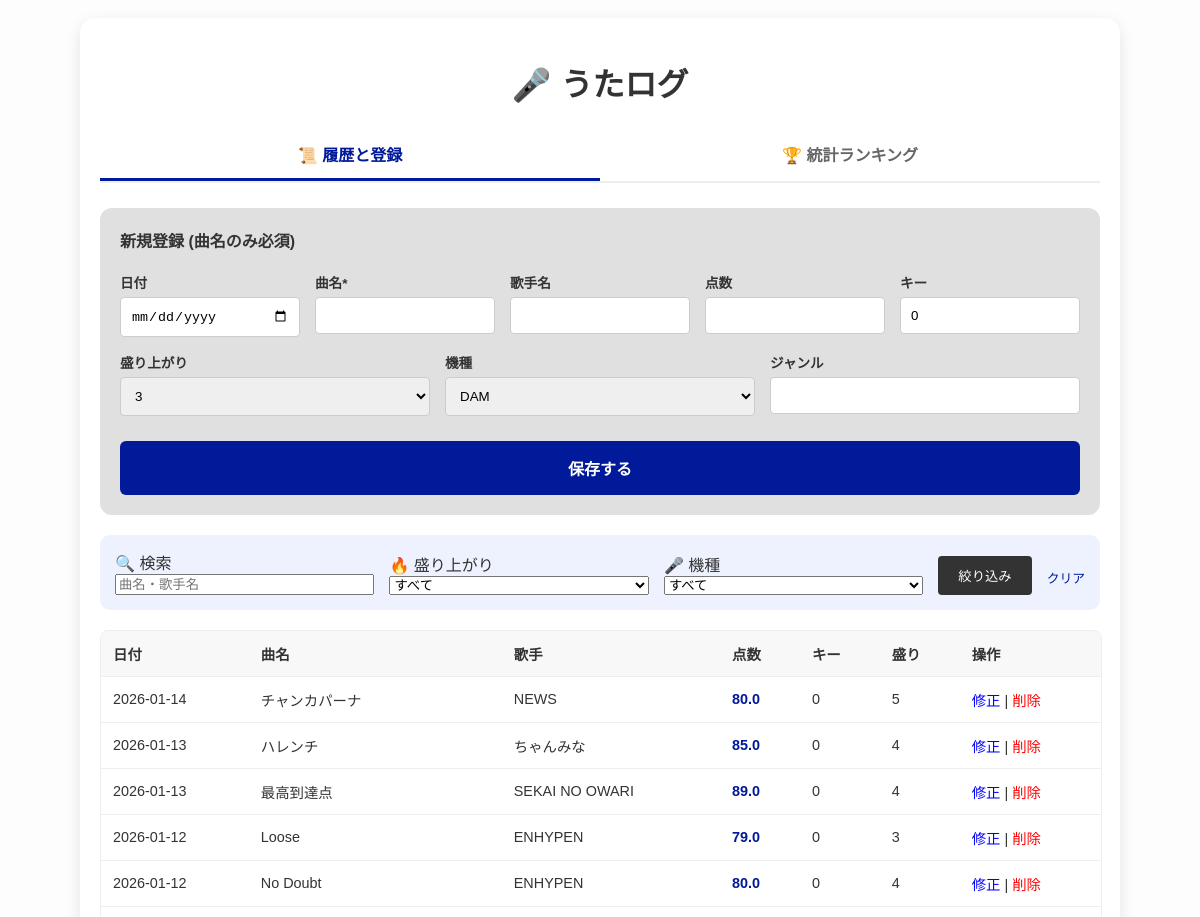
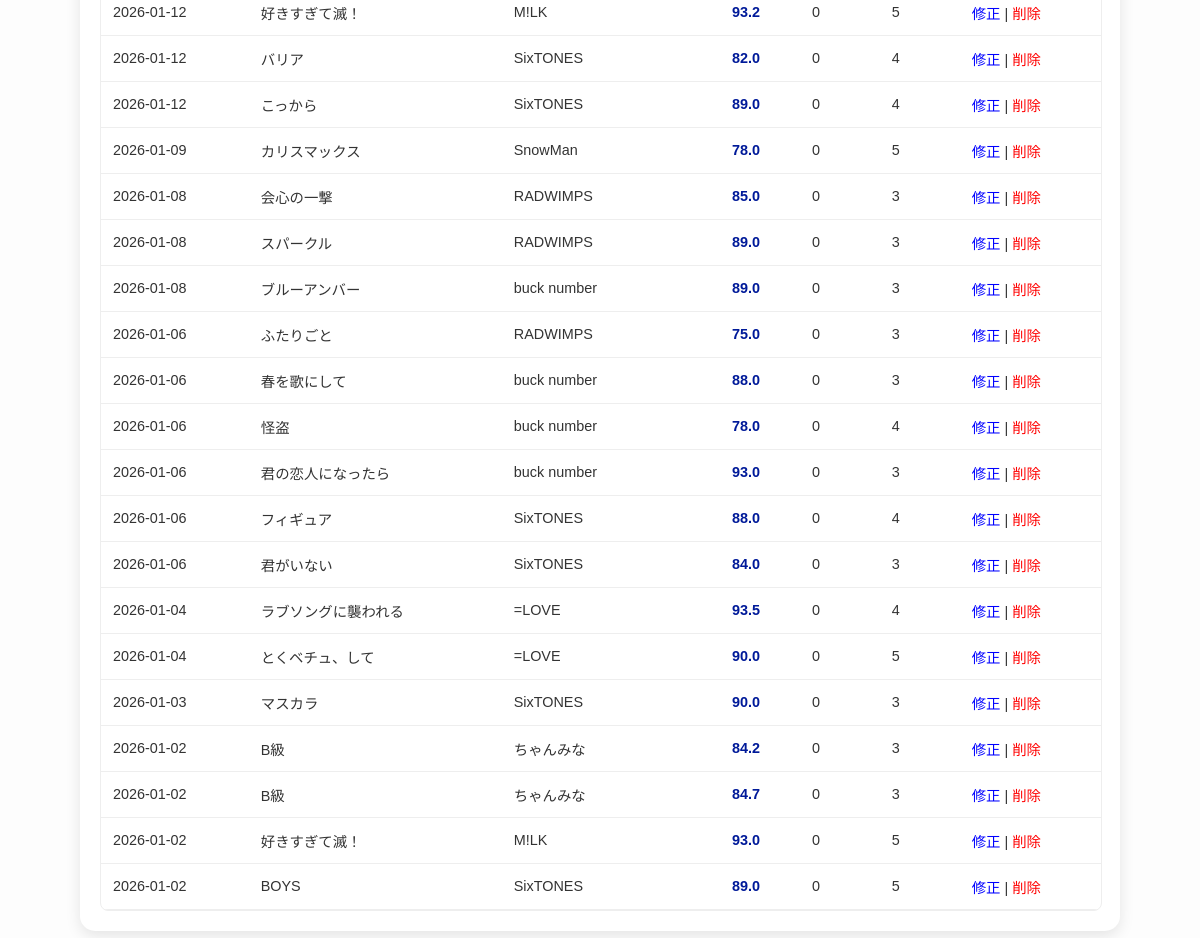
The page / on the database its author committed (2 pictures, top to bottom).
### tables this page shows
CREATE TABLE records (
        id INTEGER PRIMARY KEY AUTOINCREMENT, 
        song_id INTEGER, date TEXT, score REAL, 
        key_setting INTEGER, excitement INTEGER, model_type TEXT);

CREATE TABLE songs (id INTEGER PRIMARY KEY AUTOINCREMENT, title TEXT, artist_id INTEGER, genre TEXT, UNIQUE(title, artist_id));

CREATE TABLE artists (id INTEGER PRIMARY KEY AUTOINCREMENT, name TEXT UNIQUE);

### main.py (the view, shortened to what this page needs)
@app.route('/')
def index():
    mode = request.args.get('mode', 'history')
    search_word = request.args.get('search', '')
    target_exc = request.args.get('target_excitement', '')
    target_model = request.args.get('target_model', '')
    conn = get_db_connection()
    records = []
    if mode == 'history':
        query = '''
            SELECT r.id, r.date, r.score, r.key_setting, r.excitement, r.model_type,
                   s.title, a.name as artist, s.genre
            FROM records r
            JOIN songs s ON r.song_id = s.id
            JOIN artists a ON s.artist_id = a.id
            WHERE 1=1
        '''
        params = []
        if search_word:
            query += " AND (s.title LIKE ? OR a.name LIKE ?)"
            params.extend([f'%{search_word}%', f'%{search_word}%'])
        if target_exc:
            query += " AND r.excitement = ?"
            params.append(target_exc)
        if target_model:
            query += " AND r.model_type = ?"
            params.append(target_model)
        query += " ORDER BY r.date DESC, r.id DESC"
        records = conn.execute(query, params).fetchall()
    count_rank, high_score_rank, avg_score_rank = [], [], []
    artist_count_rank, artist_avg_rank = [], []
    conn.close()
    return render_template('index.html', mode=mode, records=records,
                           count_rank=count_rank, high_score_rank=high_score_rank,
                           artist_count_rank=artist_count_rank, artist_avg_rank=artist_avg_rank,
                           search_word=search_word, target_exc=target_exc, target_model=target_model)

### main.py (called while the page is built)
def get_db_connection():
    conn = sqlite3.connect('karaoke.db')
    conn.row_factory = sqlite3.Row
    return conn

### templates/index.html (shortened to what this page needs)
<!DOCTYPE html>
<html lang="ja">
<head>
</head>
<body>
    <div class="container">
        <h1>🎤 うたログ</h1>
        <div class="tab-menu">
            <a href="/?mode=history" class="{% if mode=='history' %}active{% endif %}">📜 履歴と登録</a>
            <a href="/?mode=ranking" class="{% if mode=='ranking' %}active{% endif %}">🏆 統計ランキング</a>
        </div>
        {% if mode == 'history' %}
        <form action="/add" method="POST" class="form-area">
            <div style="width: 100%; font-weight: bold; margin-bottom: 5px;">新規登録 (曲名のみ必須)</div>
            <div class="input-group"><label>日付</label><input type="date" name="date"></div>
            <div class="input-group"><label>曲名*</label><input type="text" name="title" required></div>
            <div class="input-group"><label>歌手名</label><input type="text" name="artist"></div>
            <div class="input-group"><label>点数</label><input type="number" step="0.1" name="score"></div>
            <div class="input-group"><label>キー</label><input type="number" name="key_setting" value="0"></div>
            <div class="input-group"><label>盛り上がり</label>
                <select name="excitement">{% for i in range(5,0,-1) %}<option value="{{i}}" {% if i==3 %}selected{% endif %}>{{i}}</option>{% endfor %}</select>
            </div>
            <div class="input-group"><label>機種</label>
                <select name="model_type"><option value="DAM">DAM</option><option value="JOYSOUND">JOYSOUND</option></select>
            </div>
            <div class="input-group"><label>ジャンル</label><input type="text" name="genre"></div>
            <button type="submit" class="submit-btn">保存する</button>
        </form>
        <form action="/" method="GET" class="search-area">
            <div class="search-item">🔍 検索<input type="text" name="search" value="{{ search_word }}" placeholder="曲名・歌手名"></div>
            <div class="search-item">🔥 盛り上がり
                <select name="target_excitement">
                    <option value="">すべて</option>
                </select>
            </div>
            <div class="search-item">🎤 機種
                <select name="target_model">
                    <option value="">すべて</option>
                </select>
            </div>
            <button type="submit" style="padding: 10px 20px; background: #333; color: white; border: none; border-radius: 4px; cursor: pointer;">絞り込み</button>
            <a href="/?mode=history" style="font-size: 0.8em; text-decoration: none; color: #001a99; margin-bottom: 8px;">クリア</a>
        </form>
        <div class="table-container">
            <table>
                <thead><tr><th>日付</th><th>曲名</th><th>歌手</th><th>点数</th><th>キー</th><th>盛り</th><th>操作</th></tr></thead>
                <tbody>
                    {% for row in records %}
                    <tr>
                        <td>{{ row.date }}</td><td>{{ row.title }}</td><td>{{ row.artist }}</td>
                        <td class="score-val">{{ row.score }}</td><td>{{ row.key_setting }}</td><td>{{ row.excitement }}</td>
                        <td>
                            <a href="/edit/{{ row.id }}" style="color:blue; text-decoration:none;">修正</a> |
                            <a href="/delete/{{ row.id }}" style="color:red; text-decoration:none;" onclick="return confirm('削除しますか？')">削除</a>
                        </td>
                    </tr>
                    {% endfor %}
                </tbody>
            </table>
        </div>
        {% endif %}
    </div>
</body>
</html>

### templates/index.html (style rules this page uses)
body { font-family: sans-serif; background: #fdfdfd; padding: 10px; color: #333; }
.container { max-width: 1000px; margin: auto; background: white; padding: 20px; border-radius: 15px; box-shadow: 0 5px 15px rgba(0,0,0,0.1); }
h1 { text-align: center; margin-bottom: 25px; }
.tab-menu { display: flex; justify-content: center; margin-bottom: 25px; border-bottom: 2px solid #eee; }
.tab-menu a { padding: 12px 20px; text-decoration: none; color: #666; font-weight: bold; flex: 1; text-align: center; }
.tab-menu a.active { color: #001a99; border-bottom: 3px solid #001a99; }
.form-area { background: #e0e0e0; padding: 20px; border-radius: 12px; margin-bottom: 20px; display: flex; flex-wrap: wrap; gap: 15px; }
.input-group { display: flex; flex-direction: column; width: 180px; flex-grow: 1; min-width: 140px; }
.input-group label { font-size: 0.85em; font-weight: bold; margin-bottom: 5px; }
.form-area input, .form-area select { width: 100%; padding: 10px; border: 1px solid #ccc; border-radius: 4px; box-sizing: border-box; }
.submit-btn { width: 100%; background: #001a99; color: white; padding: 15px; border: none; border-radius: 6px; cursor: pointer; font-weight: bold; font-size: 16px; margin-top: 10px; }
.search-area { background: #eef2ff; padding: 15px; border-radius: 10px; margin-bottom: 20px; display: flex; flex-wrap: wrap; gap: 15px; align-items: flex-end; }
.search-item { display: flex; flex-direction: column; min-width: 180px; flex: 1; }
.table-container { width: 100%; overflow-x: auto; margin-top: 10px; border-radius: 8px; border: 1px solid #eee; }
table { width: 100%; border-collapse: collapse; min-width: 700px; }
th, td { padding: 12px; border-bottom: 1px solid #eee; text-align: left; font-size: 0.9em; }
th { background: #f8f8f8; }
.score-val { font-weight: bold; color: #001a99; }

### rows shown on the page
records: date "2026-01-14", title "チャンカパーナ", artist "NEWS", score "80.0", key_setting "0", excitement "5"
records: date "2026-01-13", title "ハレンチ", artist "ちゃんみな", score "85.0", key_setting "0", excitement "4"
records: date "2026-01-13", title "最高到達点", artist "SEKAI NO OWARI", score "89.0", key_setting "0", excitement "4"
records: date "2026-01-12", title "Loose", artist "ENHYPEN", score "79.0", key_setting "0", excitement "3"
records: date "2026-01-12", title "No Doubt", artist "ENHYPEN", score "80.0", key_setting "0", excitement "4"
records: date "2026-01-12", title "好きすぎて滅！", artist "M!LK", score "93.2", key_setting "0", excitement "5"
records: date "2026-01-12", title "バリア", artist "SixTONES", score "82.0", key_setting "0", excitement "4"
records: date "2026-01-12", title "こっから", artist "SixTONES", score "89.0", key_setting "0", excitement "4"
records: date "2026-01-09", title "カリスマックス", artist "SnowMan", score "78.0", key_setting "0", excitement "5"
records: date "2026-01-08", title "会心の一撃", artist "RADWIMPS", score "85.0", key_setting "0", excitement "3"
records: date "2026-01-08", title "スパークル", artist "RADWIMPS", score "89.0", key_setting "0", excitement "3"
records: date "2026-01-08", title "ブルーアンバー", artist "buck number", score "89.0", key_setting "0", excitement "3"
records: date "2026-01-06", title "ふたりごと", artist "RADWIMPS", score "75.0", key_setting "0", excitement "3"
records: date "2026-01-06", title "春を歌にして", artist "buck number", score "88.0", key_setting "0", excitement "3"
records: date "2026-01-06", title "怪盗", artist "buck number", score "78.0", key_setting "0", excitement "4"
records: date "2026-01-06", title "君の恋人になったら", artist "buck number", score "93.0", key_setting "0", excitement "3"
records: date "2026-01-06", title "フィギュア", artist "SixTONES", score "88.0", key_setting "0", excitement "4"
records: date "2026-01-06", title "君がいない", artist "SixTONES", score "84.0", key_setting "0", excitement "3"
records: date "2026-01-04", title "ラブソングに襲われる", artist "=LOVE", score "93.5", key_setting "0", excitement "4"
records: date "2026-01-04", title "とくベチュ、して", artist "=LOVE", score "90.0", key_setting "0", excitement "5"
records: date "2026-01-03", title "マスカラ", artist "SixTONES", score "90.0", key_setting "0", excitement "3"
records: date "2026-01-02", title "B級", artist "ちゃんみな", score "84.2", key_setting "0", excitement "3"
records: date "2026-01-02", title "B級", artist "ちゃんみな", score "84.7", key_setting "0", excitement "3"
records: date "2026-01-02", title "好きすぎて滅！", artist "M!LK", score "93.0", key_setting "0", excitement "5"
records: date "2026-01-02", title "BOYS", artist "SixTONES", score "89.0", key_setting "0", excitement "5"

### other values the page prints
form field excitement "3"
